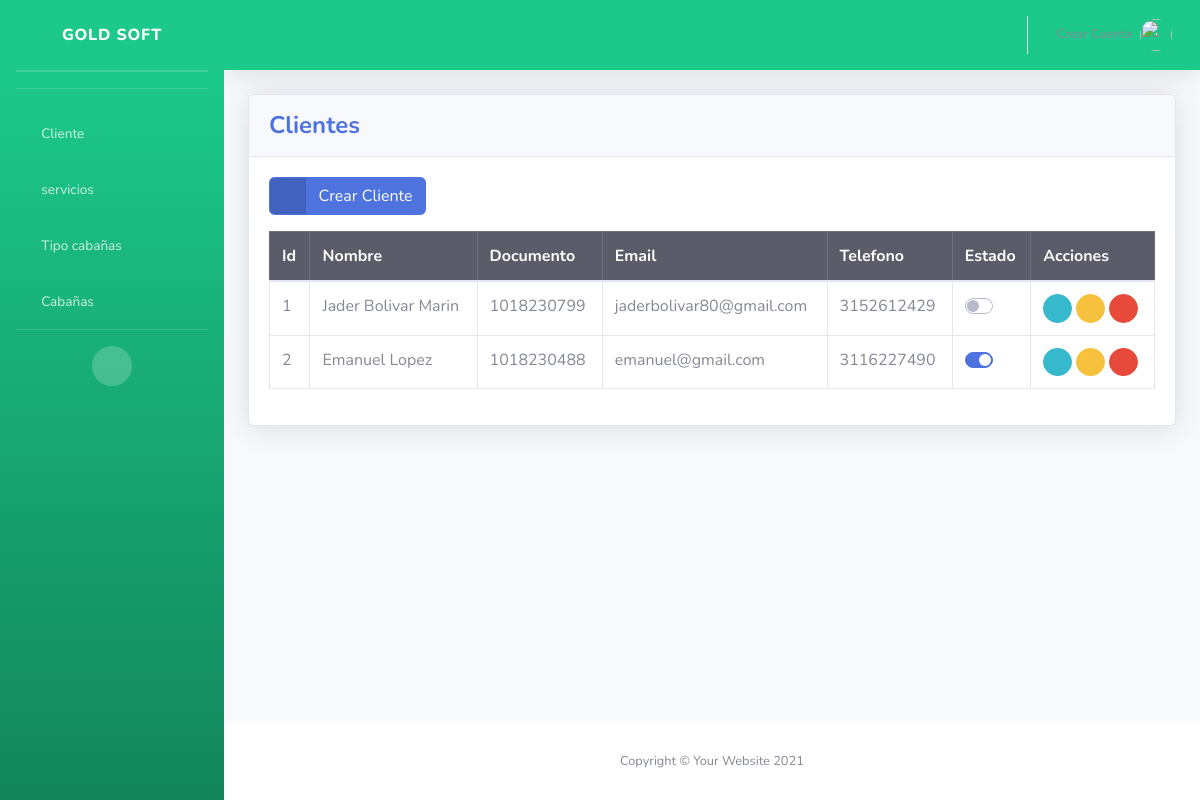
/clientes/, run on the app's committed database.
### clientes/models.py (models this page shows, shortened)
class Cliente(models.Model):
    name = models.CharField(max_length=255)
    document = models.CharField(max_length=20, unique=True)
    email = models.EmailField()
    phone = models.CharField(max_length=20)
    status = models.BooleanField(default=True)

### clientes/views.py (the view)
# urls.py: path('', views.clientes, name='clientes'),
def clientes(request):
    clientes_list = Cliente.objects.all()
    return render(request, 'clientes/index.html', {'clientes_list': clientes_list})

### templates/clientes/index.html (shortened to what this page needs)
{% extends 'base.html' %}
{% block content %}
<div class="card shadow mb-4">
    <div class="card-header py-3">
        <h4 class="m-0 font-weight-bold text-primary">Clientes</h4>
    </div>
    <div class="card-body">
        <div class="table-responsive">
            <a href="{% url 'create_cliente' %}" class="btn btn-primary btn-icon-split mb-3">
                <span class="icon text-white-50">
                  <i class="fas fa-plus"></i>
              </span>
              <span class="text">Crear Cliente</span>
            </a>
            <table class="table table-bordered" id="dataTable" width="100%" cellspacing="0">
                <thead class="table-dark">
                    <tr>
                        <th>Id</th>
                        <th>Nombre</th>
                        <th>Documento</th>
                        <th>Email</th>
                        <th>Telefono</th>
                        <th>Estado</th>
                        <th>Acciones</th>
                    </tr>
                </thead>
                <tbody>
                    {% for cliente in clientes_list %}
                    <tr>
                    <td>{{ cliente.id }}</td>
                    <td>{{ cliente.name }}</td>
                    <td>{{ cliente.document }}</td>
                    <td>{{ cliente.email }}</td>
                    <td>{{ cliente.phone }}</td>
                    <td>
                        <form action="{% url 'cliente_status' cliente.id %}" method="POST">
                            <div class="custom-control custom-switch">
                            </div>
                        </form>
                    </td>
                    <td>
                        <a href="" class="btn btn-info btn-circle btn-sm">
                            <i class="fas fa-info-circle"></i>
                        </a>
                        <a href="" class="btn btn-warning btn-circle btn-sm">
                            <i class="fas fa-edit"></i>
                        </a>
                        <a href="" class="btn btn-danger btn-circle btn-sm">
                            <i class="fas fa-trash"></i>
                        </a>
                    </td>
                    </tr>
                    {% endfor %}
                </tbody>
            </table>
        </div>
    </div>
</div>
{%endblock%}

### data on the page
Cliente: id "1", name "Jader Bolivar Marin", document "1018230799", email "jaderbolivar80@gmail.com", phone "3152612429"
Cliente: id "2", name "Emanuel Lopez", document "1018230488", email "emanuel@gmail.com", phone "3116227490"
